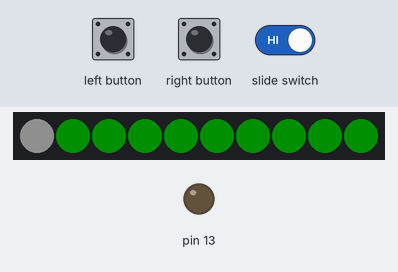
The sketch below on a simulated Arduino Leonardo, built with avr-gcc and run on an emulated ATmega32U4. Shown: 10 RGB LEDs in strip order, left to right, output pins drawn as LEDs (lit = HIGH). The inputs (shaded band) are chosen by the test bench. Dim RGB values are drawn brighter than linear; USB keyboard and mouse output is not drawn.

Above: at 4.2 s.
4.3 s: left button pressed for 0.15 s
At 6.0 s:
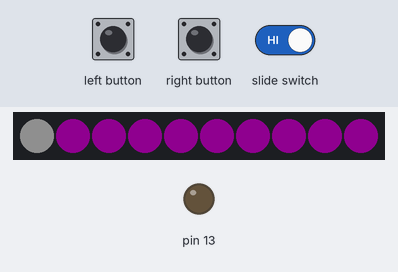
6.2 s: right button pressed for 0.15 s
At 7.5 s:
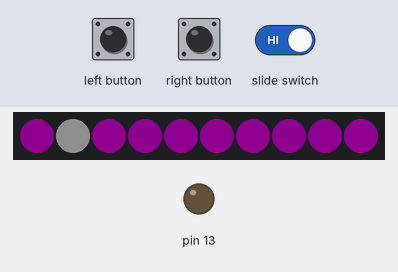
7.8 s: right button pressed for 1 s
At 10.0 s:
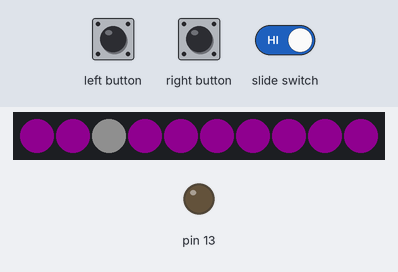
10.3 s: left button pulsed HIGH 5 times (0.12 s each, 0.3 s apart)
At 11.33 s:
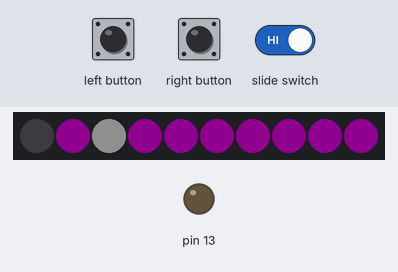
13.3 s: slide switch set LOW
At 14.6 s:
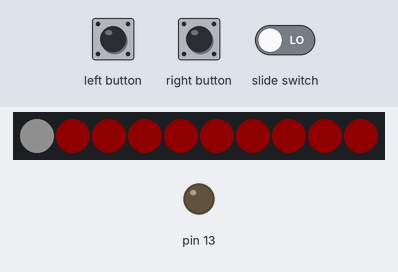
14.9 s: slide switch set HIGH
At 14.91 s:
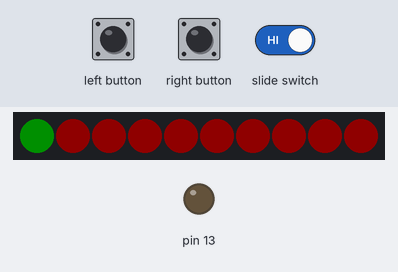

The sketch:

multiTool.ino
```cpp
/*
 * Using the Adafruit Circuit Playground Classic as a multitool.
 * This will print out commands I use a lot and as a password
 * manager. Store the commands in CMD[] and the passwords in PWD[].
 */
#include<Adafruit_CircuitPlayground.h>
#include<Wire.h>
#include<SPI.h>
#include<Keyboard.h>

/*
 * Commands: Put your daily commands in CMD[]. You can use it for your
 * email(s), programming syntax, Linux commands, etc. The last three
 * are reserver for Vim use. If you don't want to use those commands,
 * you can remove it and comment out the lines on line 138 & 144.
 */
char* CMD[] = {
  "#include<stdio.h>\n#include<stdlib.h>\n\nint main(int argc, char* argv[]) {\n\n\treturn 0;\n\b}" ,
  "#include<iostream>\nusing namespace std;\n\nint main(int argc, char* argv[]) {\n\n\treturn 0;\n\b}" ,
  "if(argc == 1) {\n\tprintf(\"Error: no arguments given\\n\");\nreturn 2;\n\b}\n" ,
  "" ,
  "" ,
  "" ,
  "" ,
  ":w" ,
  ":wq" ,
  ":q!"
} ;

/*
 * Password Manager: Store your passwords in Circuit Playground The
 * only way to access the passwords is with a pin number, the pin
 * number needs to be between 0 -9. 0 is on the top left by "ON" LED
 * and 9 is on te top right by LED #13. Store your pin in PIN[] and
 * make sure the SIZE is the same size as PIN[].
 */
int SIZE = 4;   // SIZE of the PIN
int PIN[] = {0, 1, 2, 3};
char* PWD[] = {
  "NULL" ,
  "NULL" ,
  "NULL" ,
  "NULL" ,
  "NULL" ,
  "NULL" ,
  "NULL" ,
  "NULL" ,
  "NULL" ,
  "NULL"
} ;

int cmdIndex = 0;  // Current CMD index choosen
int pwdIndex = 0;  // Current PWD index choosen
int getIndex = 0;  // Get the index for cmdIndex and pwdIndex
int begState = 0;  // Read the beginning state of the slider
int curState = 0;  // Read what current state the slider is at
int grnColor = 0;  // Used for indicating which state slider is at
int redColor = 0;  // Used for indicating which state slider is at
int slider = 0;

int const vimStart = 7;  // Knowing when the vim commands start
int const gitAccnt = 0;  // Knowing where the Github username is
int const gitPsswd = 0;  // Knowing where the Github password is

void setup() {
  Keyboard.begin();
  CircuitPlayground.begin();

  for(int i = 0; i < 3; i++) { LED_ON(7); LED_OFF(); }

  CircuitPlayground.setBrightness(15);
  CircuitPlayground.clearPixels();

  /*
   *  Grabbing initial state of the slider
   *  The initial state is used for CMD[].
   */
  begState = CircuitPlayground.slideSwitch();
}

void loop() {
  /*
   * I am going to have two uses for the slider;
   * State_1 : Commands
   * State_2 : Passwords
   */

  // State_1 : CMD
  if(CircuitPlayground.slideSwitch() == begState) { LED_ON(2); curState = 0; grnColor = 255; redColor = 0; }
  // State_2 : PWD
  else { LED_ON(4); curState = 1; grnColor = 0; redColor = 255; }

  /* Indicate what LED the user is on by making the LED white */
  getIndex = (curState) ? cmdIndex : pwdIndex;
  CircuitPlayground.setPixelColor(getIndex, 255, 255, 255);

  /* Find out when the slider has changed */
  slider = CircuitPlayground.slideSwitch();
  while(slider == CircuitPlayground.slideSwitch()) {

    /* The right button is used for moving through the index */
    if(CircuitPlayground.rightButton()) {
      while(CircuitPlayground.rightButton()) {}
      getIndex = (curState) ? ++cmdIndex : ++pwdIndex;
      CircuitPlayground.setPixelColor(getIndex - 1, redColor, grnColor, 0);
      if(cmdIndex > 9) { cmdIndex = 0; getIndex = 0; }
      if(pwdIndex > 9) { pwdIndex = 0; getIndex = 0; }
      CircuitPlayground.setPixelColor(getIndex, 255, 255, 255);
    }
    /* The left button is used for printing out CMD[getIndex] or PWD[getIndex] */
    else if(CircuitPlayground.leftButton()) {
      while(CircuitPlayground.leftButton()) {}
      if(curState) {

        /*
         * If the pin number entered is correct,
         * print out the password and press the return key
        */
        if(enterPin()) {
          LED_ON(2);
          Keyboard.print(PWD[getIndex]);
          Keyboard.write(KEY_RETURN);
        }
        /* Make the LED's red if the pin is incorrect */
        else { LED_OFF(); LED_ON(4); LED_OFF(); }
        LED_ON(4);
        CircuitPlayground.setPixelColor(getIndex, 255, 255, 255);
      } else {
        // If you aren't going to use Vim, comment this line
        if(getIndex >= vimStart) { Keyboard.write(KEY_ESC); }

        Keyboard.print(CMD[getIndex]);

        /*
         * Github use, if you aren't useing this for github
         * Comment the KEY_RETURN out and the if/else if out
        */
        Keyboard.write(KEY_RETURN);
        if(getIndex == gitAccnt && enterPin()) {
          LED_ON(2);
          Keyboard.print(PWD[gitPsswd]);
          Keyboard.write(KEY_RETURN);
        } else if(getIndex == gitAccnt) { Keyboard.write(KEY_RETURN); LED_OFF(); LED_ON(4); LED_OFF(); }
        LED_ON(2);
        CircuitPlayground.setPixelColor(getIndex, 255, 255, 255);

        // If you aren't going to use Vim, comment this line
        if(getIndex >= vimStart) { Keyboard.write(KEY_RETURN); }
      }
    }
  }
}

bool enterPin() {
  /*
   * Adafruit does a really cool way of doing this:
   * https://learn.adafruit.com/circuit-playground-password-vault/password-vault-coding
   * I don't have copper tape so I just used a pin sequence with the two buttons
   */
  int i = 0;
  int pin = 0;
  int pinCnt = 0;
  LED_OFF();
  LED_ON(5);
  CircuitPlayground.setPixelColor(pin, 255, 255, 255);

  /* This is not the best way to store a password */
  while(i != SIZE) {
    if(CircuitPlayground.rightButton()) {
      while(CircuitPlayground.rightButton()) {}
      pin++;
      CircuitPlayground.setPixelColor(pin - 1, 255, 0, 255);
      if(pin > 9) { pin = 0; }
      CircuitPlayground.setPixelColor(pin, 255, 255, 255);
    }
    if(CircuitPlayground.leftButton()) {
      while(CircuitPlayground.leftButton()) {}
      if(pin == PIN[i]) { pinCnt++; }
      i++;
    }
  }

  if(pinCnt == SIZE) { return true; }
  return false;
}

void LED_OFF() {
  for(int i = 0; i < 10; i++) {
    CircuitPlayground.setPixelColor(i, 0, 0, 0);
    delay(50);
  }
}

/*
 * Send a bitwise number to display the LED's
 * Send one of these value through LED_ON
 * to get the color you want
 * White  = 7
 * Yellow = 6
 * Purple = 5
 * Red    = 4
 * Cyan   = 3
 * Green  = 2
 * Blue   = 1
 * None   = 0
 */
void LED_ON(int c) {
  int r = (c & 4) ? 255 : 0;
  int g = (c & 2) ? 255 : 0;
  int b = (c & 1) ? 255 : 0;

  for(int i = 0; i < 10; i++) {
    CircuitPlayground.setPixelColor(i, r, g, b);
    delay(50);
  }
}
```

Measured:
- after the input at 4.3 s, the LEDs: first change after 0.33 s (image 1 shows a later state)
- after the input at 6.2 s, the LEDs: change after 0.15 s (image 2)
- after the input at 7.8 s, the LEDs: change after 1.0 s (image 3)
- after the input at 10.3 s, the LEDs: change after 1.0 s (image 4)
- after the input at 13.3 s, the LEDs: first change after 0.05 s (image 5 shows a later state)
- after the input at 14.9 s, the LEDs: change at once (image 6)
